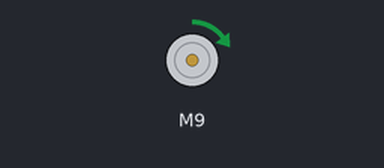
This sketch was run on a simulated Arduino Uno, built with avr-gcc and run on an emulated ATmega328P. Parts: DC motor (green arrow = forward, orange = backward, longer = faster).

Above: at 0.1 s.
Timing chart, 0 to 1.6 s (numbered marks = the images above):
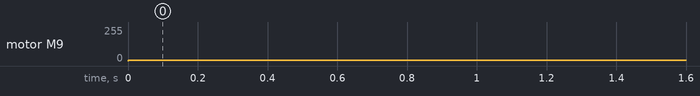

The sketch:

L298N-Simple.ino
```cpp
#include <L298N.h>

//pin definition
#define EN 10
#define IN1 9
#define IN2 8

//create a motor instance
L298N motor(EN, IN1, IN2);

void setup() {

  //used for display information
  Serial.begin(9600);

  motor.setSpeed(0); // an integer between 0 and 255

}

void loop() {

  //tell the motor to go forward (may depend by your wiring)


  //change the initial speed


  motor.forward();
  for(int i = 0; i <= 255; i+=10){
    if(i>255){
      i=255;
    }
    motor.setSpeed(i);
  }

  for(int i = 255; i >= 0; i-=10){
    if(i<0){
      i=0;
    }
    motor.setSpeed(i);
  }

}
```

Measured:
- by itself, motor M9: stopped → forward 5/255 at 0.00 s
